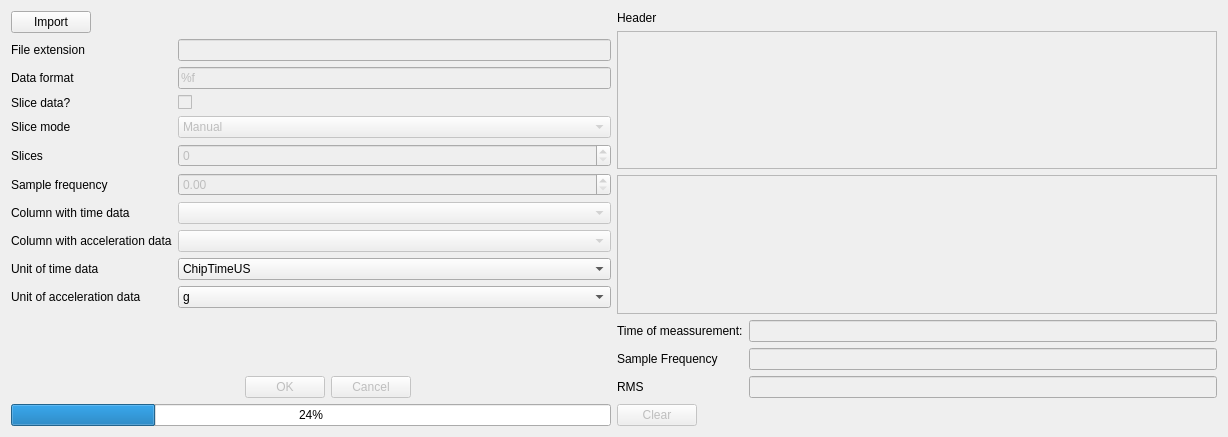
<?xml version="1.0" encoding="UTF-8"?>
<ui version="4.0">
 <class>Dialog</class>
 <widget class="QDialog" name="Dialog">
  <property name="geometry">
   <rect>
    <x>0</x>
    <y>0</y>
    <width>1228</width>
    <height>437</height>
   </rect>
  </property>
  <property name="windowTitle">
   <string>Dialog</string>
  </property>
  <layout class="QVBoxLayout" name="verticalLayout_2">
   <item>
    <layout class="QHBoxLayout" name="horizontalLayout_7">
     <item>
      <layout class="QVBoxLayout" name="verticalLayout">
       <item>
        <layout class="QHBoxLayout" name="horizontalLayout_4">
         <item>
          <widget class="QPushButton" name="import_but">
           <property name="text">
            <string>Import</string>
           </property>
          </widget>
         </item>
         <item>
          <spacer name="horizontalSpacer">
           <property name="orientation">
            <enum>Qt::Horizontal</enum>
           </property>
           <property name="sizeHint" stdset="0">
            <size>
             <width>40</width>
             <height>20</height>
            </size>
           </property>
          </spacer>
         </item>
        </layout>
       </item>
       <item>
        <layout class="QFormLayout" name="formLayout">
         <item row="0" column="0">
          <widget class="QLabel" name="fileExtention_label">
           <property name="text">
            <string>File extension</string>
           </property>
          </widget>
         </item>
         <item row="0" column="1">
          <widget class="QLineEdit" name="fileExtention_edit">
           <property name="enabled">
            <bool>false</bool>
           </property>
          </widget>
         </item>
         <item row="1" column="0">
          <widget class="QLabel" name="dataFormat_label">
           <property name="text">
            <string>Data format</string>
           </property>
          </widget>
         </item>
         <item row="1" column="1">
          <widget class="QLineEdit" name="dataFormat_edit">
           <property name="enabled">
            <bool>false</bool>
           </property>
           <property name="text">
            <string>%f</string>
           </property>
          </widget>
         </item>
         <item row="2" column="0">
          <widget class="QLabel" name="sliceData_label">
           <property name="text">
            <string>Slice data?</string>
           </property>
          </widget>
         </item>
         <item row="2" column="1">
          <widget class="QCheckBox" name="sliceData_check">
           <property name="enabled">
            <bool>false</bool>
           </property>
           <property name="text">
            <string/>
           </property>
          </widget>
         </item>
         <item row="3" column="0">
          <widget class="QLabel" name="sliceMode_label">
           <property name="text">
            <string>Slice mode</string>
           </property>
          </widget>
         </item>
         <item row="3" column="1">
          <widget class="QComboBox" name="sliceMode_combo">
           <property name="enabled">
            <bool>false</bool>
           </property>
           <item>
            <property name="text">
             <string>Manual</string>
            </property>
           </item>
           <item>
            <property name="text">
             <string>Automatic</string>
            </property>
           </item>
          </widget>
         </item>
         <item row="4" column="0">
          <widget class="QLabel" name="slices_label">
           <property name="text">
            <string>Slices</string>
           </property>
          </widget>
         </item>
         <item row="4" column="1">
          <widget class="QSpinBox" name="slices_spin">
           <property name="enabled">
            <bool>false</bool>
           </property>
          </widget>
         </item>
         <item row="6" column="0">
          <widget class="QLabel" name="columTime_label">
           <property name="text">
            <string>Column with time data</string>
           </property>
          </widget>
         </item>
         <item row="6" column="1">
          <widget class="QComboBox" name="columnTime_combo">
           <property name="enabled">
            <bool>false</bool>
           </property>
          </widget>
         </item>
         <item row="7" column="0">
          <widget class="QLabel" name="columnAcc_label">
           <property name="text">
            <string>Column with acceleration data</string>
           </property>
          </widget>
         </item>
         <item row="7" column="1">
          <widget class="QComboBox" name="columnAcc_combo">
           <property name="enabled">
            <bool>false</bool>
           </property>
          </widget>
         </item>
         <item row="8" column="0">
          <widget class="QLabel" name="unitTime_label">
           <property name="text">
            <string>Unit of time data</string>
           </property>
          </widget>
         </item>
         <item row="8" column="1">
          <widget class="QComboBox" name="unitTime_combo">
           <item>
            <property name="text">
             <string>ChipTimeUS</string>
            </property>
           </item>
           <item>
            <property name="text">
             <string>ns</string>
            </property>
           </item>
           <item>
            <property name="text">
             <string>ms</string>
            </property>
           </item>
           <item>
            <property name="text">
             <string>s</string>
            </property>
           </item>
           <item>
            <property name="text">
             <string>min</string>
            </property>
           </item>
           <item>
            <property name="text">
             <string>h</string>
            </property>
           </item>
           <item>
            <property name="text">
             <string>custom</string>
            </property>
           </item>
          </widget>
         </item>
         <item row="9" column="0">
          <widget class="QLabel" name="unitAcc_label">
           <property name="text">
            <string>Unit of acceleration data</string>
           </property>
          </widget>
         </item>
         <item row="9" column="1">
          <widget class="QComboBox" name="unitAcc_combo">
           <item>
            <property name="text">
             <string>g</string>
            </property>
           </item>
           <item>
            <property name="text">
             <string>ms^2</string>
            </property>
           </item>
           <item>
            <property name="text">
             <string>custom</string>
            </property>
           </item>
          </widget>
         </item>
         <item row="5" column="0">
          <widget class="QLabel" name="sampleFrequency_label">
           <property name="text">
            <string>Sample frequency</string>
           </property>
          </widget>
         </item>
         <item row="5" column="1">
          <widget class="QDoubleSpinBox" name="sampleFrequency_Spin">
           <property name="enabled">
            <bool>false</bool>
           </property>
          </widget>
         </item>
        </layout>
       </item>
       <item>
        <layout class="QHBoxLayout" name="horizontalLayout_6">
         <item>
          <spacer name="horizontalSpacer_5">
           <property name="orientation">
            <enum>Qt::Horizontal</enum>
           </property>
           <property name="sizeHint" stdset="0">
            <size>
             <width>40</width>
             <height>20</height>
            </size>
           </property>
          </spacer>
         </item>
         <item>
          <widget class="QDialogButtonBox" name="buttonBox">
           <property name="enabled">
            <bool>false</bool>
           </property>
           <property name="orientation">
            <enum>Qt::Horizontal</enum>
           </property>
           <property name="standardButtons">
            <set>QDialogButtonBox::Cancel|QDialogButtonBox::Ok</set>
           </property>
          </widget>
         </item>
         <item>
          <spacer name="horizontalSpacer_3">
           <property name="orientation">
            <enum>Qt::Horizontal</enum>
           </property>
           <property name="sizeHint" stdset="0">
            <size>
             <width>40</width>
             <height>20</height>
            </size>
           </property>
          </spacer>
         </item>
        </layout>
       </item>
       <item>
        <widget class="QProgressBar" name="progressBar">
         <property name="value">
          <number>24</number>
         </property>
        </widget>
       </item>
      </layout>
     </item>
     <item>
      <layout class="QVBoxLayout" name="verticalLayout_3">
       <item>
        <widget class="QLabel" name="sample_label">
         <property name="text">
          <string>Header</string>
         </property>
        </widget>
       </item>
       <item>
        <widget class="QPlainTextEdit" name="sample_edit">
         <property name="enabled">
          <bool>false</bool>
         </property>
        </widget>
       </item>
       <item>
        <widget class="QTableWidget" name="tableWidget">
         <property name="enabled">
          <bool>false</bool>
         </property>
        </widget>
       </item>
       <item>
        <layout class="QFormLayout" name="formLayout_2">
         <item row="1" column="0">
          <widget class="QLabel" name="label_2">
           <property name="text">
            <string>Sample Frequency</string>
           </property>
          </widget>
         </item>
         <item row="0" column="0">
          <widget class="QLabel" name="label">
           <property name="text">
            <string>Time of meassurement:</string>
           </property>
          </widget>
         </item>
         <item row="0" column="1">
          <widget class="QLineEdit" name="lineEdit">
           <property name="enabled">
            <bool>false</bool>
           </property>
          </widget>
         </item>
         <item row="2" column="0">
          <widget class="QLabel" name="label_3">
           <property name="text">
            <string>RMS</string>
           </property>
          </widget>
         </item>
         <item row="1" column="1">
          <widget class="QLineEdit" name="lineEdit_2">
           <property name="enabled">
            <bool>false</bool>
           </property>
          </widget>
         </item>
         <item row="2" column="1">
          <widget class="QLineEdit" name="lineEdit_3">
           <property name="enabled">
            <bool>false</bool>
           </property>
          </widget>
         </item>
        </layout>
       </item>
       <item>
        <layout class="QHBoxLayout" name="horizontalLayout">
         <item>
          <widget class="QPushButton" name="pushButton">
           <property name="enabled">
            <bool>false</bool>
           </property>
           <property name="text">
            <string>Clear</string>
           </property>
          </widget>
         </item>
         <item>
          <spacer name="horizontalSpacer_2">
           <property name="orientation">
            <enum>Qt::Horizontal</enum>
           </property>
           <property name="sizeHint" stdset="0">
            <size>
             <width>40</width>
             <height>20</height>
            </size>
           </property>
          </spacer>
         </item>
        </layout>
       </item>
      </layout>
     </item>
    </layout>
   </item>
  </layout>
 </widget>
 <resources/>
 <connections>
  <connection>
   <sender>buttonBox</sender>
   <signal>accepted()</signal>
   <receiver>Dialog</receiver>
   <slot>accept()</slot>
   <hints>
    <hint type="sourcelabel">
     <x>248</x>
     <y>254</y>
    </hint>
    <hint type="destinationlabel">
     <x>157</x>
     <y>274</y>
    </hint>
   </hints>
  </connection>
  <connection>
   <sender>buttonBox</sender>
   <signal>rejected()</signal>
   <receiver>Dialog</receiver>
   <slot>reject()</slot>
   <hints>
    <hint type="sourcelabel">
     <x>316</x>
     <y>260</y>
    </hint>
    <hint type="destinationlabel">
     <x>286</x>
     <y>274</y>
    </hint>
   </hints>
  </connection>
 </connections>
</ui>
